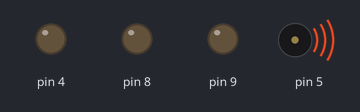
The sketch below on a simulated Arduino Mega 2560, built with avr-gcc and run on an emulated ATmega2560. On the bench: output pins drawn as LEDs (lit = HIGH), buzzer (waves = sounding). Random numbers use the default seed unless the sketch sets one; pins used as bus, display or sensor lines are not drawn.

Above: at 0.18 s.
At 4.9 s:
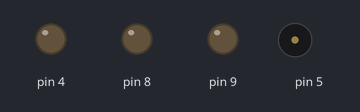
Timing chart, 0 to 12.6 s (numbered marks = the images above):
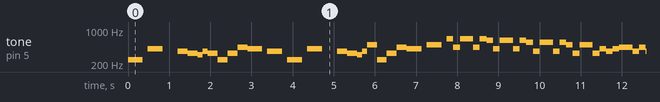

Measured:
- by itself, tone on pin 5: plays 246 Hz for 0.36 s, 415 Hz for 0.36 s, 369 Hz for 0.24 s, 329 Hz for 0.24 s, 311 Hz for 0.12 s, 369 Hz for 0.12 s … (560 notes in this stretch)

The sketch:

pokemonMelody.ino
```cpp
#include "melody_pallet_town.h"
#include "melody_route_1.h"
#include "melody_pokemon_center.h"
#include "melody_gym.h"
#include "melody_route_24.h"


Melody *melody_select;
int melody_index[2] = {0, 0};
int melody_count[2] = {0, 0};


void noTone1() {

  TCCR1A = 0b00000000; // Normal port operation
  digitalWrite(9, LOW);
}

void tone1(float frequency) {

  if (frequency <= 0) {
    noTone1();
    return;
  }

  TCCR1A = 0b01000000; // Toggle on compare match
  TCCR1B = 0b00001010; // Set Prescaler 8 -> 2MHz

  unsigned short count = 2e6 / (2.f * frequency);
  OCR1AH = (count >> 8) & 0xFF;
  OCR1AL = (count >> 0) & 0xFF;

}

void noTone3() {

  TCCR3A = 0b00000000; // Normal port operation
  digitalWrite(5, LOW);
}

void tone3(float frequency) {

  if (frequency <= 0) {
    noTone3();
    return;
  }

  TCCR3A = 0b01000000; // Toggle on compare match
  TCCR3B = 0b00001010; // Set Prescaler 8 -> 2MHz

  unsigned short count = 2e6 / (2.f * frequency);
  OCR3AH = (count >> 8) & 0xFF;
  OCR3AL = (count >> 0) & 0xFF;

}


void setup() {

  // Port configuration (Timer 1)
  pinMode(9, OUTPUT);
  pinMode(8, OUTPUT);
  digitalWrite(9, LOW);
  digitalWrite(8, LOW);

  // Port configuration (Timer 3)
  pinMode(5, OUTPUT);
  pinMode(4, OUTPUT);
  digitalWrite(5, LOW);
  digitalWrite(4, LOW);

  randomSeed(analogRead(0));

  switch(random(0, 5)) {
    case 0:
      melody_select = &pallet_town;
      break;

    case 1:
      melody_select = &route_1;
      break;

    case 2:
      melody_select = &pokemon_center;
      break;

    case 3:
      melody_select = &gym;
      break;

    case 4:
      melody_select = &route_24;
      break;
  }

}

void loop() {

  for(int i = 0; i < 2; i++) {

    Note note;
    memcpy_P(&note, &melody_select->tracks[i].notes[melody_index[i]], sizeof(Note));

    if(melody_count[i] == 0) {
      if(i == 0)
        tone1(note.pitch);
      else
        tone3(note.pitch);
    }
    else if(melody_count[i] == note.beat * 0.75) {
      if(melody_select->staccato)
        if(i == 0)
          noTone1();
        else
          noTone3();
    }

    melody_count[i]++;
    memcpy_P(&note, &melody_select->tracks[i].notes[melody_index[i]], sizeof(Note));

    if(melody_count[i] == note.beat) {
      melody_index[i]++;
      melody_count[i] = 0;
    }

    if(melody_index[i] >= melody_select->tracks[i].length) {
      melody_index[i] = 0;
      melody_count[i] = 0;
    }

  }

  delay(10); // Adjust tempo

}
```

melody.h
```cpp
#ifndef MELODY_H
#define MELODY_H

#define BEAT_32   6
#define BEAT_16   12
#define BEAT_12   16
#define BEAT_8    24
#define BEAT_4    48
#define BEAT_2    96
#define BEAT_1    192

#define NOTE_C0  16.35
#define NOTE_CS0 17.32
#define NOTE_D0  18.35
#define NOTE_DS0 19.45
#define NOTE_E0  20.60
#define NOTE_F0  21.83
#define NOTE_FS0 23.12
#define NOTE_G0  24.50
#define NOTE_GS0 25.96
#define NOTE_A0  27.50
#define NOTE_AS0 29.14
#define NOTE_B0  30.87
#define NOTE_C1  32.70
#define NOTE_CS1 34.65
#define NOTE_D1  36.71
#define NOTE_DS1 38.89
#define NOTE_E1  41.20
#define NOTE_F1  43.65
#define NOTE_FS1 46.25
#define NOTE_G1  49.00
#define NOTE_GS1 51.91
#define NOTE_A1  55.00
#define NOTE_AS1 58.27
#define NOTE_B1  61.74
#define NOTE_C2  65.41
#define NOTE_CS2 69.30
#define NOTE_D2  73.42
#define NOTE_DS2 77.78
#define NOTE_E2  82.41
#define NOTE_F2  87.31
#define NOTE_FS2 92.50
#define NOTE_G2  98.00
#define NOTE_GS2 103.83
#define NOTE_A2  110.00
#define NOTE_AS2 116.54
#define NOTE_B2  123.47
#define NOTE_C3  130.81
#define NOTE_CS3 138.59
#define NOTE_D3  146.83
#define NOTE_DS3 155.56
#define NOTE_E3  164.81
#define NOTE_F3  174.61
#define NOTE_FS3 185.00
#define NOTE_G3  196.00
#define NOTE_GS3 207.65
#define NOTE_A3  220.00
#define NOTE_AS3 233.08
#define NOTE_B3  246.94
#define NOTE_C4  261.64
#define NOTE_CS4 277.18
#define NOTE_D4  293.66
#define NOTE_DS4 311.13
#define NOTE_E4  329.63
#define NOTE_F4  349.23
#define NOTE_FS4 369.99
#define NOTE_G4  392.00
#define NOTE_GS4 415.30
#define NOTE_A4  440.00
#define NOTE_AS4 466.16
#define NOTE_B4  493.88
#define NOTE_C5  523.25
#define NOTE_CS5 554.37
#define NOTE_D5  587.33
#define NOTE_DS5 622.25
#define NOTE_E5  659.25
#define NOTE_F5  698.46
#define NOTE_FS5 739.99
#define NOTE_G5  783.99
#define NOTE_GS5 831.61
#define NOTE_A5  880.00
#define NOTE_AS5 932.33
#define NOTE_B5  987.77
#define NOTE_C6  1046.50
#define NOTE_CS6 1108.73
#define NOTE_D6  1174.66
#define NOTE_DS6 1244.51
#define NOTE_E6  1318.51
#define NOTE_F6  1396.91
#define NOTE_FS6 1479.98
#define NOTE_G6  1567.98
#define NOTE_GS6 1661.22
#define NOTE_A6  1760.00
#define NOTE_AS6 1864.66
#define NOTE_B6  1975.53
#define NOTE_C7  2093.00
#define NOTE_CS7 2217.46
#define NOTE_D7  2349.32
#define NOTE_DS7 2489.02
#define NOTE_E7  2637.02
#define NOTE_F7  2793.83
#define NOTE_FS7 2959.96
#define NOTE_G7  3135.96
#define NOTE_GS7 3322.44
#define NOTE_A7  3520.00
#define NOTE_AS7 3729.31
#define NOTE_B7  3951.07
#define NOTE_C8  4186.01
#define NOTE_CS8 4434.92
#define NOTE_D8  4698.63
#define NOTE_DS8 4978.03
#define NOTE_E8  5274.03
#define NOTE_F8  5587.65
#define NOTE_FS8 5919.91
#define NOTE_G8  6271.93
#define NOTE_GS8 6644.88
#define NOTE_A8  7040.00
#define NOTE_AS8 7458.62
#define NOTE_B8  7902.13


struct Note {

  unsigned short pitch;
  unsigned char beat;

};

struct Track {

  Note *notes;
  unsigned int length;

};

struct Melody {

  bool staccato;
  Track tracks[2];

};

#endif
```

melody_gym.cpp
```cpp
#include "melody_gym.h"
#include "arduino.h"

static const unsigned int length_main = 75;
static const unsigned int length_sub = 134;


static const Note melody_main[length_main] PROGMEM = {

  // 1st line --------------
  {NOTE_C5,   BEAT_4 + BEAT_8},
  {NOTE_G4,   BEAT_16},
  {NOTE_C5,   BEAT_16},
  {NOTE_AS4,  BEAT_4 + BEAT_8},
  {NOTE_F4,   BEAT_16},
  {NOTE_AS4,  BEAT_16},

  {NOTE_A4,   BEAT_2 + BEAT_4},
  {NOTE_B4,   BEAT_4},

  {NOTE_C5,   BEAT_2 + BEAT_4},
  {NOTE_G4,   BEAT_8},
  {NOTE_C5,   BEAT_8},

  {NOTE_D5,   BEAT_8 + BEAT_16},
  {NOTE_AS4,  BEAT_16},
  {NOTE_AS4,  BEAT_2 + BEAT_4},

  {NOTE_C5,   BEAT_2 + BEAT_4},
  {NOTE_G4,   BEAT_8},
  {NOTE_C5,   BEAT_8},

  {NOTE_AS4,  BEAT_8},
  {NOTE_AS4,  BEAT_16},
  {NOTE_C5,   BEAT_16},
  {NOTE_D5,   BEAT_2 + BEAT_4},

  // 2nd line --------------
  {NOTE_E5,   BEAT_2 + BEAT_4},
  {NOTE_D5,   BEAT_8},
  {NOTE_E5,   BEAT_8},

  {NOTE_F5,   BEAT_8 + BEAT_16},
  {NOTE_D5,   BEAT_16},
  {NOTE_D5,   BEAT_4},
  {NOTE_AS5,  BEAT_8 + BEAT_16},
  {NOTE_F5,   BEAT_16},
  {NOTE_F5,   BEAT_4},

  {NOTE_E5,   BEAT_2 + BEAT_4},
  {NOTE_D5,   BEAT_8},
  {NOTE_E5,   BEAT_8},

  {NOTE_F5,   BEAT_8},
  {NOTE_D5,   BEAT_16},
  {NOTE_F5,   BEAT_16},
  {NOTE_AS5,  BEAT_2 + BEAT_4},

  {NOTE_G4,   BEAT_4 + BEAT_8},
  {NOTE_C5,   BEAT_4 + BEAT_8},
  {NOTE_G4,   BEAT_4},

  // 3rd line --------------
  {NOTE_AS4,  BEAT_4},
  {NOTE_A4,   BEAT_4},
  {NOTE_G4,   BEAT_4},
  {NOTE_F4,   BEAT_4},

  {NOTE_E4,   BEAT_8},
  {NOTE_E4,   BEAT_16},
  {NOTE_F4,   BEAT_16},
  {NOTE_G4,   BEAT_4 + BEAT_8},
  {NOTE_G4,   BEAT_8},
  {NOTE_C5,   BEAT_8},
  {NOTE_G4,   BEAT_8},

  {NOTE_AS4,  BEAT_4},
  {NOTE_A4,   BEAT_4},
  {NOTE_G4,   BEAT_4},
  {NOTE_C4,   BEAT_8},
  {NOTE_D4,   BEAT_8},

  {NOTE_G4,   BEAT_4 + BEAT_8},
  {NOTE_C5,   BEAT_4 + BEAT_8},
  {NOTE_G4,   BEAT_4},

  {NOTE_AS4,  BEAT_4},
  {NOTE_A4,   BEAT_4},
  {NOTE_G4,   BEAT_4},
  {NOTE_F4,   BEAT_4},

  // 4th line --------------
  {NOTE_E4,   BEAT_8},
  {NOTE_E4,   BEAT_16},
  {NOTE_F4,   BEAT_16},
  {NOTE_G4,   BEAT_4},
  {NOTE_G4,   BEAT_8},
  {NOTE_G4,   BEAT_16},
  {NOTE_A4,   BEAT_16},
  {NOTE_AS4,  BEAT_4},

  {NOTE_C5,   BEAT_8},
  {NOTE_C5,   BEAT_16},
  {NOTE_D5,   BEAT_16},
  {NOTE_E5,   BEAT_2 + BEAT_4},

};


static const Note melody_sub[length_sub] PROGMEM = {

  // 1st line --------------
  {NOTE_G4,   BEAT_4 + BEAT_8},
  {NOTE_C4,   BEAT_16},
  {NOTE_G4,   BEAT_16},
  {NOTE_F4,   BEAT_4 + BEAT_8},
  {NOTE_AS3,  BEAT_16},
  {NOTE_F4,   BEAT_16},

  {NOTE_E4,   BEAT_4 + BEAT_8},
  {NOTE_A3,   BEAT_16},
  {NOTE_E4,   BEAT_16},
  {NOTE_F4,   BEAT_4},
  {NOTE_G4,   BEAT_4},

  {NOTE_E4,   BEAT_4},
  {NOTE_F4,   BEAT_8},
  {NOTE_G4,   BEAT_8},
  {NOTE_F4,   BEAT_8},
  {NOTE_E4,   BEAT_8},
  {NOTE_D4,   BEAT_8},
  {NOTE_C4,   BEAT_8},

  {NOTE_D4,   BEAT_8},
  {NOTE_E4,   BEAT_8},
  {NOTE_F4,   BEAT_4},
  {NOTE_E4,   BEAT_8},
  {NOTE_D4,   BEAT_8},
  {NOTE_E4,   BEAT_8},
  {NOTE_F4,   BEAT_8},

  {NOTE_E4,   BEAT_4},
  {NOTE_F4,   BEAT_8},
  {NOTE_G4,   BEAT_8},
  {NOTE_F4,   BEAT_8},
  {NOTE_E4,   BEAT_8},
  {NOTE_D4,   BEAT_8},
  {NOTE_C4,   BEAT_8},

  {NOTE_D4,   BEAT_8},
  {NOTE_D4,   BEAT_16},
  {NOTE_E4,   BEAT_16},
  {NOTE_F4,   BEAT_4},
  {NOTE_E4,   BEAT_8},
  {NOTE_D4,   BEAT_8},
  {NOTE_E4,   BEAT_8},
  {NOTE_F4,   BEAT_8},

  // 2nd line --------------
  {NOTE_C5,   BEAT_4},
  {NOTE_AS4,  BEAT_8},
  {NOTE_C5,   BEAT_8},
  {NOTE_AS4,  BEAT_8},
  {NOTE_A4,   BEAT_8},
  {NOTE_G4,   BEAT_8},
  {NOTE_F4,   BEAT_8},

  {NOTE_AS4,  BEAT_8},
  {NOTE_F4,   BEAT_8},
  {NOTE_F4,   BEAT_4},
  {NOTE_E4,   BEAT_8},
  {NOTE_D4,   BEAT_8},
  {NOTE_E4,   BEAT_8},
  {NOTE_F4,   BEAT_8},

  {NOTE_C5,   BEAT_4},
  {NOTE_AS4,  BEAT_8},
  {NOTE_C5,   BEAT_8},
  {NOTE_AS4,  BEAT_8},
  {NOTE_A4,   BEAT_8},
  {NOTE_G4,   BEAT_8},
  {NOTE_F4,   BEAT_8},

  {NOTE_D4,   BEAT_8},
  {NOTE_D4,   BEAT_16},
  {NOTE_E4,   BEAT_16},
  {NOTE_F4,   BEAT_4},
  {NOTE_AS4,  BEAT_8},
  {NOTE_F4,   BEAT_16},
  {NOTE_AS4,  BEAT_16},
  {NOTE_D5,   BEAT_4},

  {NOTE_E4,   BEAT_8},
  {NOTE_C4,   BEAT_8},
  {NOTE_E4,   BEAT_8},
  {NOTE_G4,   BEAT_8},
  {NOTE_F4,   BEAT_8},
  {NOTE_E4,   BEAT_8},
  {NOTE_D4,   BEAT_8},
  {NOTE_E4,   BEAT_8},

  // 3rd line --------------
  {NOTE_F4,   BEAT_8},
  {NOTE_D4,   BEAT_8},
  {NOTE_E4,   BEAT_8},
  {NOTE_C4,   BEAT_8},
  {NOTE_D4,   BEAT_8},
  {NOTE_E4,   BEAT_8},
  {NOTE_C4,   BEAT_8},
  {NOTE_D4,   BEAT_8},

  {NOTE_C4,   BEAT_8},
  {NOTE_C4,   BEAT_16},
  {NOTE_D4,   BEAT_16},
  {NOTE_E4,   BEAT_4},
  {NOTE_C4,   BEAT_8},
  {NOTE_D4,   BEAT_8},
  {NOTE_D4,   BEAT_8},
  {NOTE_C4,   BEAT_8},

  {NOTE_E4,   BEAT_8},
  {NOTE_C4,   BEAT_16},
  {NOTE_E4,   BEAT_16},
  {NOTE_F4,   BEAT_4},
  {NOTE_E4,   BEAT_8},
  {NOTE_D4,   BEAT_8},
  {NOTE_E4,   BEAT_8},
  {NOTE_F4,   BEAT_8},

  {NOTE_E4,   BEAT_8},
  {NOTE_C4,   BEAT_8},
  {NOTE_E4,   BEAT_8},
  {NOTE_G4,   BEAT_8},
  {NOTE_F4,   BEAT_8},
  {NOTE_E4,   BEAT_8},
  {NOTE_D4,   BEAT_8},
  {NOTE_E4,   BEAT_8},

  {NOTE_D4,   BEAT_8},
  {NOTE_F4,   BEAT_8},
  {NOTE_D4,   BEAT_8},
  {NOTE_E4,   BEAT_8},
  {NOTE_C4,   BEAT_8},
  {NOTE_D4,   BEAT_8},
  {NOTE_C4,   BEAT_8},
  {NOTE_D4,   BEAT_8},

  // 4th line --------------
  {NOTE_C4,   BEAT_8},
  {NOTE_C4,   BEAT_16},
  {NOTE_D4,   BEAT_16},
  {NOTE_E4,   BEAT_4},
  {NOTE_D4,   BEAT_8},
  {NOTE_E4,   BEAT_8},
  {NOTE_F4,   BEAT_8},
  {NOTE_F4,   BEAT_8},

  {NOTE_G4,   BEAT_8},
  {NOTE_E4,   BEAT_16},
  {NOTE_G4,   BEAT_16},
  {NOTE_AS4,  BEAT_8},
  {NOTE_C5,   BEAT_8},
  {NOTE_AS4,  BEAT_8},
  {NOTE_A4,   BEAT_8},
  {NOTE_G4,   BEAT_8},
  {NOTE_A4,   BEAT_8},

};


const Melody gym = {
  false,
  {
    {melody_main, length_main},
    {melody_sub, length_sub}
  }
};
```

melody_gym.h
```cpp
#ifndef MELODY_GYM_H
#define MELODY_GYM_H

#include "melody.h"

extern const Melody gym;

#endif
```

melody_pallet_town.cpp
```cpp
#include "melody_pallet_town.h"
#include "arduino.h"

static const unsigned int length_main = 75;
static const unsigned int length_sub = 114;


static const Note melody_main[length_main] PROGMEM = {

  // 1st line --------------
  {NOTE_D6,   BEAT_8},
  {NOTE_C6,   BEAT_8},
  {NOTE_B5,   BEAT_8},
  {NOTE_A5,   BEAT_8},
  {NOTE_G6,   BEAT_8},
  {NOTE_E6,   BEAT_8},
  {NOTE_FS6,  BEAT_8},
  {NOTE_E6,   BEAT_8},

  {NOTE_D6,   BEAT_4 + BEAT_8},
  {NOTE_B5,   BEAT_8},
  {NOTE_G5,   BEAT_8},
  {NOTE_G5,   BEAT_8},
  {NOTE_A5,   BEAT_8},
  {NOTE_B5,   BEAT_8},

  {NOTE_C6,   BEAT_2 + BEAT_8},
  {NOTE_FS5,  BEAT_8},
  {NOTE_G5,   BEAT_8},
  {NOTE_A5,   BEAT_8},

  // 2nd line --------------
  {NOTE_B5,   BEAT_4 + BEAT_8},
  {NOTE_C6,   BEAT_16},
  {NOTE_B5,   BEAT_16},
  {NOTE_A5,   BEAT_2},

  {NOTE_D6,   BEAT_8},
  {NOTE_C6,   BEAT_8},
  {NOTE_B5,   BEAT_8},
  {NOTE_D6,   BEAT_8},
  {NOTE_G6,   BEAT_8},
  {NOTE_FS6,  BEAT_8},
  {NOTE_FS6,  BEAT_8},
  {NOTE_G6,   BEAT_8},

  {NOTE_E6,   BEAT_4 + BEAT_8},
  {NOTE_D6,   BEAT_8},
  {NOTE_D6,   BEAT_2},

  {NOTE_C6,   BEAT_8},
  {NOTE_B5,   BEAT_8},
  {NOTE_A5,   BEAT_8},
  {NOTE_G5,   BEAT_8},
  {NOTE_D6,   BEAT_8},
  {NOTE_C6,   BEAT_8},
  {NOTE_B5,   BEAT_8},
  {NOTE_A5,   BEAT_8},

  // 3rd line --------------
  {NOTE_G5,   BEAT_2},
  {0,         BEAT_8},
  {NOTE_G5,   BEAT_8},
  {NOTE_A5,   BEAT_8},
  {NOTE_B5,   BEAT_8},

  {NOTE_C6,   BEAT_2},
  {NOTE_D6,   BEAT_4 + BEAT_8},
  {NOTE_C6,   BEAT_8},

  {NOTE_B5,   BEAT_2 + BEAT_8},
  {NOTE_G5,   BEAT_8},
  {NOTE_A5,   BEAT_8},
  {NOTE_B5,   BEAT_8},

  {NOTE_C6,   BEAT_4},
  {NOTE_C6,   BEAT_4},
  {NOTE_D6,   BEAT_4 + BEAT_8},
  {NOTE_C6,   BEAT_16},
  {NOTE_D6,   BEAT_16},

  // 4th line --------------
  {NOTE_B5,   BEAT_2 + BEAT_8},
  {NOTE_B5,   BEAT_8},
  {NOTE_A5,   BEAT_8},
  {NOTE_G5,   BEAT_8},

  {NOTE_A5,   BEAT_2},
  {NOTE_E5,   BEAT_4},
  {NOTE_B5,   BEAT_4},

  {NOTE_A5,   BEAT_2},
  {NOTE_G5,   BEAT_4},
  {NOTE_E5,   BEAT_4},

  {NOTE_FS5,  BEAT_2},
  {NOTE_G5,   BEAT_4},
  {NOTE_B5,   BEAT_4},

  // 5th line --------------
  {NOTE_B5,   BEAT_4 + BEAT_8},
  {NOTE_C6,   BEAT_16},
  {NOTE_B5,   BEAT_16},
  {NOTE_A5,   BEAT_2},

};


static const Note melody_sub[length_sub] PROGMEM = {

  // 1st line --------------
  {NOTE_B4,   BEAT_4},
  {NOTE_C5,   BEAT_8},
  {NOTE_D5,   BEAT_4},
  {NOTE_G5,   BEAT_8},
  {NOTE_D5,   BEAT_8},
  {NOTE_C5,   BEAT_8},

  {NOTE_B4,   BEAT_4},
  {NOTE_G4,   BEAT_8},
  {NOTE_D5,   BEAT_4},
  {NOTE_D5,   BEAT_8},
  {NOTE_C5,   BEAT_8},
  {NOTE_B4,   BEAT_8},

  {0,         BEAT_8},
  {NOTE_B4,   BEAT_8},
  {NOTE_C5,   BEAT_8},
  {NOTE_B4,   BEAT_8},
  {NOTE_C5,   BEAT_4},
  {0,         BEAT_4},

  // 2nd line --------------
  {0,         BEAT_8},
  {NOTE_B4,   BEAT_8},
  {NOTE_C5,   BEAT_8},
  {NOTE_A4,   BEAT_8},
  {NOTE_B4,   BEAT_8},
  {NOTE_G4,   BEAT_8},
  {NOTE_A4,   BEAT_8},
  {NOTE_FS4,  BEAT_8},

  {NOTE_B4,   BEAT_4},
  {NOTE_C5,   BEAT_8},
  {NOTE_D5,   BEAT_4},
  {NOTE_G5,   BEAT_8},
  {NOTE_D5,   BEAT_8},
  {NOTE_C5,   BEAT_8},

  {NOTE_B4,   BEAT_4},
  {NOTE_G4,   BEAT_8},
  {NOTE_D5,   BEAT_4},
  {NOTE_D5,   BEAT_8},
  {NOTE_G5,   BEAT_8},
  {NOTE_FS5,  BEAT_8},

  {NOTE_E5,   BEAT_4},
  {NOTE_D5,   BEAT_8},
  {NOTE_C5,   BEAT_4},
  {NOTE_A4,   BEAT_8},
  {NOTE_B4,   BEAT_8},
  {NOTE_C5,   BEAT_8},

  // 3rd line --------------
  {NOTE_D5,   BEAT_8},
  {NOTE_C5,   BEAT_8},
  {NOTE_B4,   BEAT_8},
  {NOTE_A4,   BEAT_8},
  {NOTE_G4,   BEAT_4},
  {NOTE_FS4,  BEAT_4},

  {NOTE_C5,   BEAT_8},
  {NOTE_G4,   BEAT_8},
  {NOTE_E4,   BEAT_8},
  {NOTE_G4,   BEAT_8},
  {NOTE_D5,   BEAT_8},
  {NOTE_A4,   BEAT_8},
  {NOTE_FS4,  BEAT_8},
  {NOTE_A4,   BEAT_8},

  {NOTE_B3,   BEAT_8},
  {NOTE_G4,   BEAT_8},
  {NOTE_D4,   BEAT_8},
  {NOTE_G4,   BEAT_8},
  {NOTE_B4,   BEAT_8},
  {NOTE_G4,   BEAT_8},
  {NOTE_D4,   BEAT_8},
  {NOTE_G4,   BEAT_8},

  {NOTE_C5,   BEAT_8},
  {NOTE_G4,   BEAT_8},
  {NOTE_E4,   BEAT_8},
  {NOTE_G4,   BEAT_8},
  {NOTE_D5,   BEAT_8},
  {NOTE_A4,   BEAT_8},
  {NOTE_FS4,  BEAT_8},
  {NOTE_A4,   BEAT_8},

  // 4th line --------------
  {NOTE_B3,   BEAT_8},
  {NOTE_G4,   BEAT_8},
  {NOTE_D4,   BEAT_8},
  {NOTE_G4,   BEAT_8},
  {NOTE_B4,   BEAT_8},
  {NOTE_G4,   BEAT_8},
  {NOTE_D4,   BEAT_8},
  {NOTE_G4,   BEAT_8},

  {NOTE_A4,   BEAT_8},
  {NOTE_E4,   BEAT_8},
  {NOTE_C4,   BEAT_8},
  {NOTE_E4,   BEAT_8},
  {NOTE_A4,   BEAT_8},
  {NOTE_E4,   BEAT_8},
  {NOTE_C4,   BEAT_8},
  {NOTE_E4,   BEAT_8},

  {NOTE_A4,   BEAT_8},
  {NOTE_E4,   BEAT_8},
  {NOTE_C4,   BEAT_8},
  {NOTE_E4,   BEAT_8},
  {NOTE_A4,   BEAT_8},
  {NOTE_E4,   BEAT_8},
  {NOTE_C4,   BEAT_8},
  {NOTE_E4,   BEAT_8},

  {NOTE_FS4,  BEAT_8},
  {NOTE_D4,   BEAT_8},
  {NOTE_C4,   BEAT_8},
  {NOTE_D4,   BEAT_8},
  {NOTE_G4,   BEAT_8},
  {NOTE_E4,   BEAT_8},
  {NOTE_C4,   BEAT_8},
  {NOTE_E4,   BEAT_8},

  // 5th line --------------
  {NOTE_G4,   BEAT_8},
  {NOTE_E4,   BEAT_8},
  {NOTE_C4,   BEAT_8},
  {NOTE_E4,   BEAT_8},
  {NOTE_FS4,  BEAT_8},
  {NOTE_D4,   BEAT_8},
  {NOTE_C4,   BEAT_8},
  {NOTE_D4,   BEAT_8},

};


const Melody pallet_town = {
  false,
  {
    {melody_main, length_main},
    {melody_sub, length_sub}
  }
};
```

melody_pallet_town.h
```cpp
#ifndef MELODY_PALLET_TOWN_H
#define MELODY_PALLET_TOWN_H

#include "melody.h"

extern const Melody pallet_town;

#endif
```

melody_pokemon_center.h
```cpp
#ifndef MELODY_POKEMON_CENTER_H
#define MELODY_POKEMON_CENTER_H

#include "melody.h"

extern const Melody pokemon_center;

#endif
```

melody_route_1.h
```cpp
#ifndef MELODY_ROUTE_1_H
#define MELODY_ROUTE_1_H

#include "melody.h"

extern const Melody route_1;

#endif
```

melody_route_24.h
```cpp
#ifndef MELODY_ROUTE_24_H
#define MELODY_ROUTE_24_H

#include "melody.h"

extern const Melody route_24;

#endif
```

Source omitted: melody_pokemon_center.cpp (4950 bytes), melody_route_1.cpp (4940 bytes), melody_route_24.cpp (4706 bytes)
